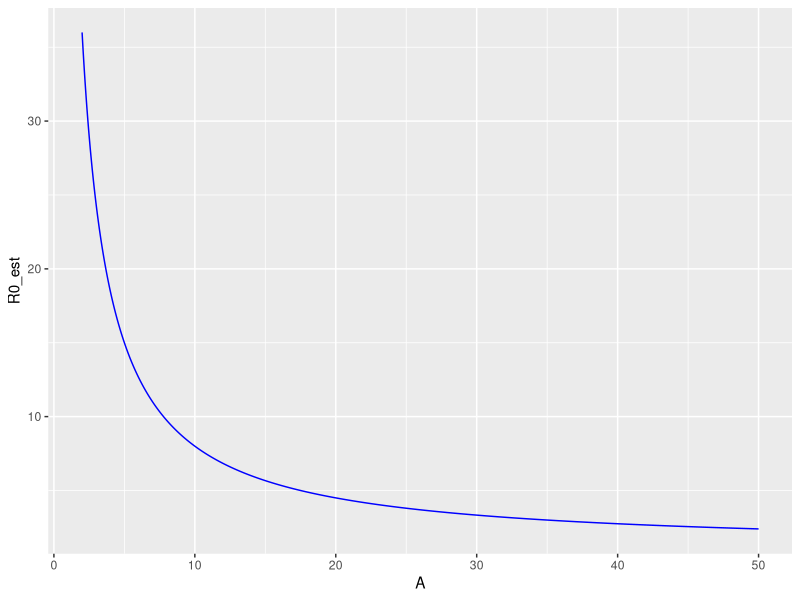

R code for this plot:
## ---- chunk 1
### SIR model with demography dag
library(ggplot2)

L <- 70

A = seq(2, 50, .01)
R0_est <- L/A +1 
df <- data.frame(A, R0_est)

png('./lecture2/R0vsA.png')

ggplot(data = df, aes(x = A, y = R0_est)) + 
  geom_line(color = 'blue')

dev.off()
